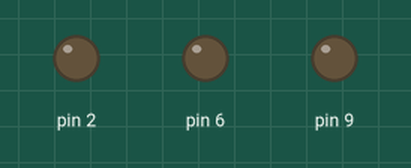
Simulated run of this sketch. Board: Arduino Uno, built with avr-gcc and run on an emulated ATmega328P. Parts: output pins drawn as LEDs (lit = HIGH).

Above: at 1.5 s.
At 4.5 s:
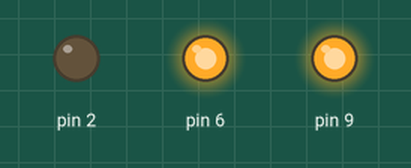
Timing chart, 0 to 6.9 s (numbered marks = the images above):
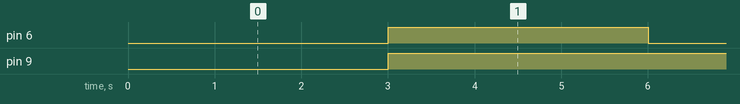

Measured:
- by itself, pin 6: alternates HIGH for 3.0 s and LOW for 3.0 s
- by itself, pin 9: LOW → HIGH at 3.0 s

The sketch:

test_3_relays.ino
```cpp
char receivedChar; //宣告字元變數

void setup() {
  //Serial.begin(9600);
  pinMode(2,OUTPUT);
  pinMode(6,OUTPUT);
  pinMode(9,OUTPUT);
}


void loop() {

  digitalWrite(6, LOW);
  delay(3000);
  digitalWrite(2, LOW);
  digitalWrite(9, HIGH);
  digitalWrite(6, HIGH);
  delay(3000);
}
```
